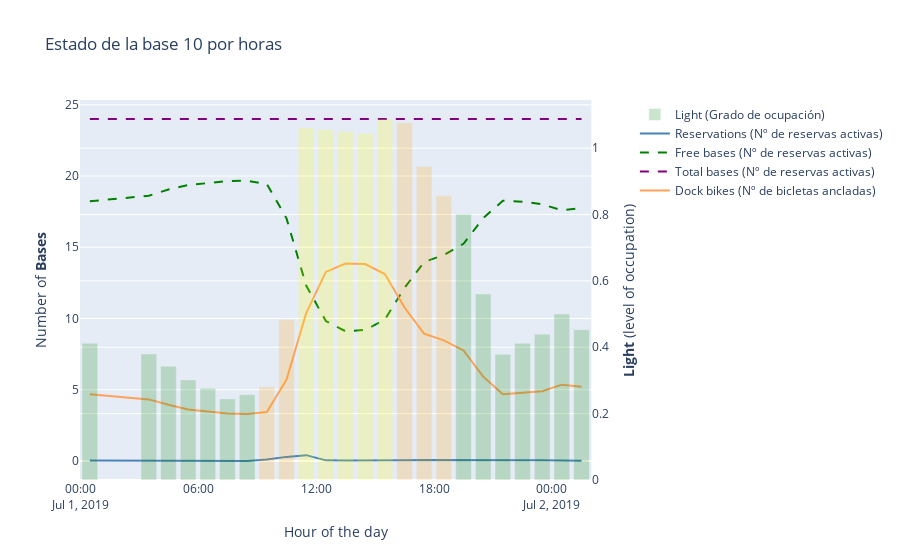

The code cell stored with this chart in its notebook:
### Code cell
fig = make_subplots(specs=[[{"secondary_y": True}]])

# Agrego las trazas necesarias
fig.add_trace(
    go.Bar(
        x = x["_id"],
        y =x.groupby(x["_id"].dt.hour)["light"].mean(),
        marker =dict(color=list(map(SetColorLight, x["light"]))),
        opacity = 0.2,
        name = "Light (Grado de ocupación)"
    ),
        secondary_y=True
)

fig.add_trace(
    go.Scatter(
        x = x["_id"],
        y =x.groupby(x["_id"].dt.hour)["reservations_count"].mean(),
        mode = "lines",
        line = dict(color = "steelblue"),
        name = "Reservations (Nº de reservas activas)"
    )
)

fig.add_trace(
    go.Scatter(
        x = x["_id"],
        y =x.groupby(x["_id"].dt.hour)["free_bases"].mean(),
        mode = "lines",
        line = dict(color = "green", dash = 'dash'),
        name = "Free bases (Nº de reservas activas)"
    )
)

fig.add_trace(
    go.Scatter(
        x = x["_id"],
        y =x.groupby(x["_id"].dt.hour)["total_bases"].mean(),
        mode = "lines",
        line = dict(color = "purple", dash = 'dash'),
        name = "Total bases (Nº de reservas activas)"
    )
)

fig.add_trace(
    go.Scatter(
        x = x["_id"],
        y =x.groupby(x["_id"].dt.hour)["dock_bikes"].mean(),
        mode = "lines",
        marker_color = x.groupby(x["_id"].dt.hour)["light"].mean(),
        name = "Dock bikes (Nº de bicletas ancladas)"
    )
)

# Actualizo el diseño
fig.update_layout(title = "Estado de la base 10 por horas", xaxis_title = "Hour of the day" , yaxis_title = "Number of <b>Bases</b>")
fig.update_yaxes(
        title_text="<b>Light</b> (level of occupation)", 
        secondary_y=True)

# Muestro la figura
fig.show()

### Figure 1 — Plotly figure (JSON) as saved in the notebook; plotly's stock layout.template omitted (floating-point values rounded to 4 significant figures; data arrays with more than 128 entries replaced by an {"elided": "..."} marker saying what was removed)
{"data": [{"marker": {"color": {"elided": "4336 str values"}}, "name": "Light (Grado de ocupación)", "opacity": 0.2, "type": "bar", "x": {"elided": "4336 str values"}, "xaxis": "x", "y": [0.4121, 0.3799, 0.3427, 0.3017, 0.2762, 0.2444, 0.257, 0.2809, 0.4833, 1.061, 1.056, 1.05, 1.044, 1.088, 1.077, 0.9451, 0.8564, 0.8011, 0.5604, 0.3791, 0.4121, 0.4396, 0.5, 0.453], "yaxis": "y2"}, {"line": {"color": "steelblue"}, "mode": "lines", "name": "Reservations (Nº de reservas activas)", "type": "scatter", "x": {"elided": "4336 str values"}, "y": [0.03846, 0.01676, 0.005618, 0, 0.01105, 0, 0.005587, 0.1011, 0.2889, 0.4111, 0.04469, 0.03315, 0.03315, 0.01099, 0.04396, 0.07692, 0.0663, 0.03315, 0.05495, 0.03846, 0.04396, 0.05495, 0.03297, 0.01105]}, {"line": {"color": "green", "dash": "dash"}, "mode": "lines", "name": "Free bases (Nº de reservas activas)", "type": "scatter", "x": {"elided": "4336 str values"}, "y": [18.23, 18.61, 19.05, 19.36, 19.5, 19.65, 19.67, 19.44, 17.03, 12.31, 9.821, 9.105, 9.199, 9.929, 12.15, 13.97, 14.46, 15.24, 17.04, 18.26, 18.2, 18.02, 17.59, 17.76]}, {"line": {"color": "purple", "dash": "dash"}, "mode": "lines", "name": "Total bases (Nº de reservas activas)", "type": "scatter", "x": {"elided": "4336 str values"}, "y": [24, 24, 24, 24, 24, 24, 24, 24, 24, 24, 24, 24, 24, 24, 24, 24, 24, 24, 24, 24, 24, 24, 24, 24]}, {"marker": {"color": [0.4121, 0.3799, 0.3427, 0.3017, 0.2762, 0.2444, 0.257, 0.2809, 0.4833, 1.061, 1.056, 1.05, 1.044, 1.088, 1.077, 0.9451, 0.8564, 0.8011, 0.5604, 0.3791, 0.4121, 0.4396, 0.5, 0.453]}, "mode": "lines", "name": "Dock bikes (Nº de bicletas ancladas)", "type": "scatter", "x": {"elided": "4336 str values"}, "y": [4.692, 4.324, 3.944, 3.609, 3.47, 3.328, 3.291, 3.438, 5.706, 10.38, 13.27, 13.86, 13.82, 13.12, 10.77, 8.929, 8.464, 7.757, 5.918, 4.687, 4.791, 4.896, 5.357, 5.204]}], "layout": {"title": {"text": "Estado de la base 10 por horas"}, "xaxis": {"anchor": "y", "domain": [0, 0.94], "title": {"text": "Hour of the day"}}, "yaxis": {"anchor": "x", "domain": [0, 1], "title": {"text": "Number of <b>Bases</b>"}}, "yaxis2": {"anchor": "x", "overlaying": "y", "side": "right", "title": {"text": "<b>Light</b> (level of occupation)"}}}}
